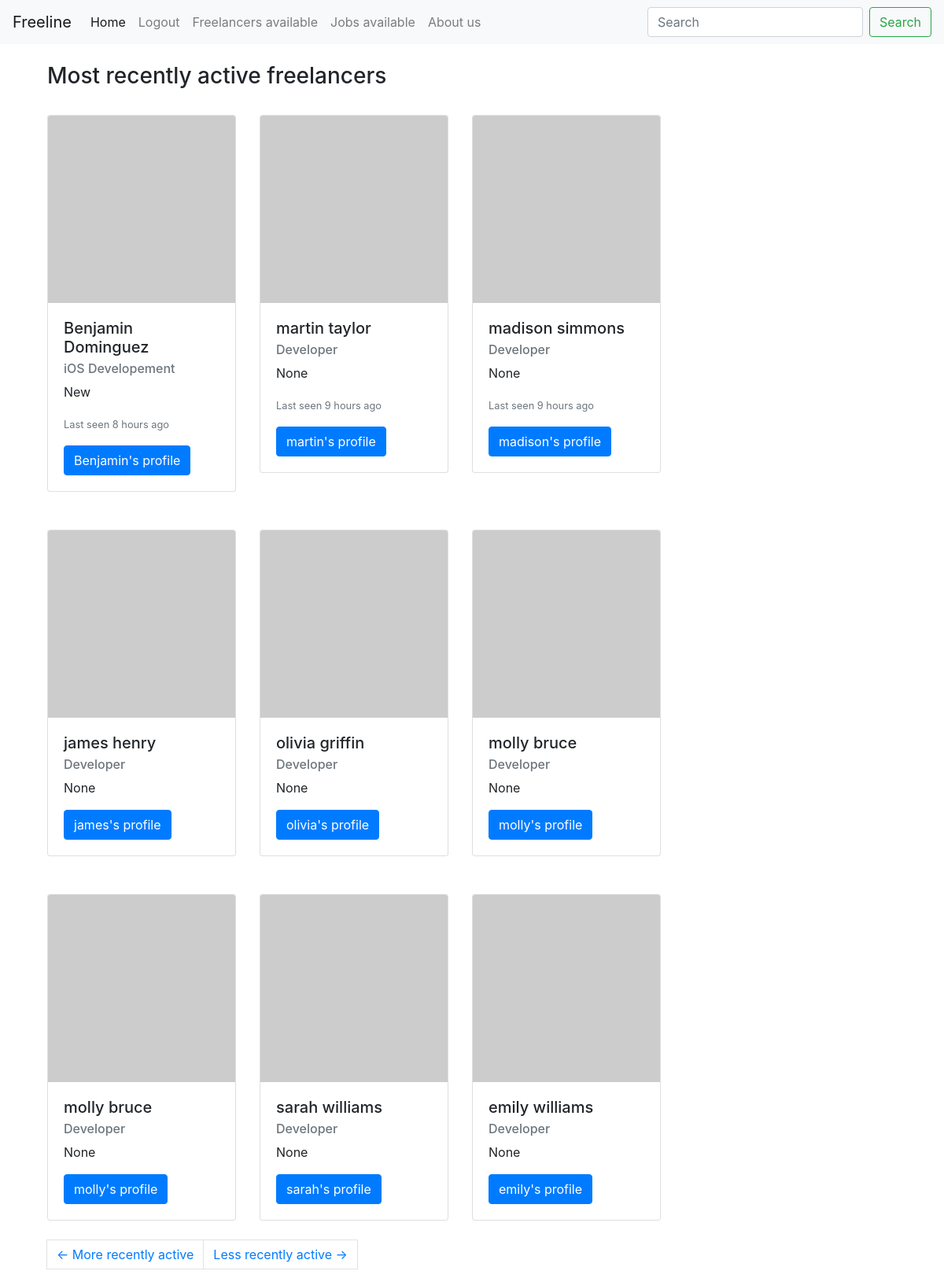
/freelancers_available (signed in), run on the app's committed database.
### app/models.py (models this page shows, shortened)
class User(db.Model, UserMixin):
    id = db.Column(db.Integer, primary_key=True)
    username = db.Column(db.String(64), index=True, unique=True)
    password = db.Column(db.String(64))
    first = db.Column(db.String(64), index=True)
    last = db.Column(db.String(64), index=True)
    registration_date = db.Column(db.DateTime, index=True)
    email = db.Column(db.String(64), index=True)
    hours_a_week = db.Column(db.String(64))
    occupation = db.Column(db.String(64), index=True, default='Developer')
    social_id = db.Column(db.String(64), nullable=True) #nullable?
    about_me = db.Column(db.String(1000))
    avatar_data = db.Column(db.String(400))
    last_seen = db.Column(db.DateTime, default=datetime.utcnow)
    startup = db.relationship('Startup', backref='admin', lazy='dynamic')
    jobs = db.relationship('Job', backref='freelancer', lazy='dynamic')
    resume = db.relationship('PastEmployments', backref='freelancer', lazy='dynamic')
    reviews = db.relationship('Reviews', backref='freelancer', lazy='dynamic')
    messages_sent = db.relationship('Message',
    foreign_keys='Message.sender_id', backref='sender', lazy='dynamic')
    messages_recieved = db.relationship('Message',
    foreign_keys='Message.recipient_id', backref='recipient', lazy='dynamic')
    last_message_read_time = db.Column(db.DateTime)
    roles = db.relationship('Role', secondary='user_roles')
    def avatar(self, size):
        digest = md5(self.email.lower().encode('utf-8')).hexdigest()
        return 'https://www.gravatar.com/avatar/{}?d=identicon&s={}'.format(
            digest, size)
    def employer(self):
        return ('Employer' in [role.name for role in self.roles])
    def freelancer(self):
        return ('Freelancer' in [role.name for role in self.roles])
    def admin(self):
        return ('Admin' in [role.name for role in self.roles])
    def last_seen_formatted(self):
        delta = datetime.utcnow() - self.last_seen
        if delta.seconds < 86400: #24 hours
            if delta.seconds < 3600: # 1 hour
                if delta.seconds < 60:
                    return 'online'
                return ('minutes', int(round(delta.seconds/60)))
            return ('hours', int(round(delta.seconds/3600)))
        return ('days', delta.days)
    def last_seen_string(self):
        x = self.last_seen_formatted()
        if x[0] is 'online':
            return "Online"
        else:
            return 'Last seen {0} {1} ago'.format(x[1], x[0])
    def info(self):
        if self.employer():
            return '<Employer {0}>'.format(self.username)
        elif self.freelancer():
            return '<Freelancer {0} {1}>'.format(self.first, self.last)
        else:
            return '<ROLE NOT ASSIGNED FOR {0}>'.format(self.username)
    __repr__ = info

### app/routes.py (the view)
@app.route('/freelancers_available')
@roles_required(['Employer', 'Admin'])
def freelancers_available():
    page = request.args.get('page', 1, type=int)
    most_recently_active = User.query.filter(User.roles.any(name="Freelancer")).\
    order_by(User.last_seen.desc()).paginate(page,\
    app.config['FREELANCERS_PER_PAGE'], False)
    next_url = (url_for('freelancers_available', page=most_recently_active.next_num)\
    if most_recently_active.has_next else None)
    prev_url = (url_for('freelancers_available', page=most_recently_active.prev_num)\
    if most_recently_active.has_prev else None)
    return render_template("dashboards/freelancers_available.html",\
    freelancers = most_recently_active.items,\
    next_url=next_url, prev_url=prev_url)

### app/routes.py (called while the page is built)
@app.before_request
def before_request():
    if current_user.is_authenticated:
        current_user.last_seen = datetime.utcnow()
        db.session.commit()

### app/templates/dashboards/freelancers_available.html
{% extends "base.html" %}
{% block content %}
<div class="container">
  <br>
  <h3> Most recently active freelancers </h3>
  <br>
  <div class="card-deck">
  {% for freelancer in freelancers[0:3] %}
  <div class="row">
      <div class="col-sm-6">
        <div class="card" style="width: 15rem">
      {% if freelancer.avatar_data %}
      <img class="card-img-top" src="{{freelancer.make_avatar_url() }}" alt="Card image cap">
      {% else %}
      <img class="card-img-top" src="{{ freelancer.avatar(72) }}" alt="Card image cap">
      {% endif %}
      <div class="card-body">
        <h5 class="card-title">{{ freelancer.first }} {{ freelancer.last }}</h5>
        <h6 class="card-subtitle mb-2 text-muted">{{ freelancer.occupation }}</h6>
        <p class="card-text">{{ freelancer.about_me }}</p>
        <p class="card-text"><small class="text-muted">{{ freelancer.last_seen_string() }}</small></p>
        <a href="{{ url_for('user', username=freelancer.username) }}" class='btn btn-primary'> {{ freelancer.first }}'s profile </a>
  </div>
  </div>
</div>
</div>
  {% endfor %}
  </div>
<br>
<br>
<div class="card-deck">
  {% for freelancer in freelancers[4:7] %}
  <div class="row">
      <div class="col-sm-6">
  <div class="card" style="width: 15rem">
      {% if freelancer.avatar_data %}
  <img class="card-img-top" src="{{freelancer.make_avatar_url() }}" alt="Card image cap">
      {% else %}
  <img class="card-img-top" src="{{ freelancer.avatar(64) }}" alt="Card image cap">
      {% endif %}
  <div class="card-body">
    <h5 class="card-title">{{ freelancer.first }} {{ freelancer.last }}</h5>
    <h6 class="card-subtitle mb-2 text-muted">{{ freelancer.occupation }}</h6>
    <p class="card-text">{{ freelancer.about_me }}</p>
    <a href="{{ url_for('user', username=freelancer.username) }}" class='btn btn-primary'> {{ freelancer.first }}'s profile </a>
  </div>
  </div>
</div>
</div>
  {% endfor %}
  </div>
<br>
<br>
  <div class="card-deck">
  {% for freelancer in freelancers[6:10] %}
  <div class="row">
      <div class="col-sm-6">
  <div class="card" style="width: 15rem">
      {% if freelancer.avatar_data %}
  <img class="card-img-top" src="{{freelancer.make_avatar_url() }}" alt="Card image cap">
      {% else %}
  <img class="card-img-top" src="{{ freelancer.avatar(64) }}" alt="Card image cap">
      {% endif %}
  <div class="card-body">
    <h5 class="card-title">{{ freelancer.first }} {{ freelancer.last }}</h5>
    <h6 class="card-subtitle mb-2 text-muted">{{ freelancer.occupation }}</h6>
    <p class="card-text">{{ freelancer.about_me }}</p>
    <a href="{{ url_for('user', username=freelancer.username) }}" class='btn btn-primary'> {{ freelancer.first }}'s profile </a>
  </div>
  </div>
</div>
</div>
  {% endfor %}
  </div>
  <br>
  <nav aria-label="...">
       <ul class="pagination">
           <li class="previous{% if not prev_url %} disabled{% endif %}">
               <a class="page-link" href="{{ prev_url or '#' }}">
                   <span aria-hidden="true">&larr;</span> More recently active
               </a>
           </li>
           <li class="next{% if not next_url %} disabled{% endif %}">
               <a class="page-link" href="{{ next_url or '#' }}">
                  Less recently active <span aria-hidden="true">&rarr;</span>
               </a>
           </li>
       </ul>
   </nav>
  </div>
{% endblock %}

### data on the page
User: first "Benjamin", last "Dominguez", occupation "iOS Developement", about_me "New", last_seen_string "Last seen 8 hours ago"
User: first "martin", last "taylor", occupation "Developer", about_me "None", last_seen_string "Last seen 9 hours ago"
User: first "madison", last "simmons", occupation "Developer", about_me "None", last_seen_string "Last seen 9 hours ago"
User: first "james", last "henry", occupation "Developer", about_me "None"
User: first "olivia", last "griffin", occupation "Developer", about_me "None"
User: first "molly", last "bruce", occupation "Developer", about_me "None"
User: first "sarah", last "williams", occupation "Developer", about_me "None"
User: first "emily", last "williams", occupation "Developer", about_me "None"
